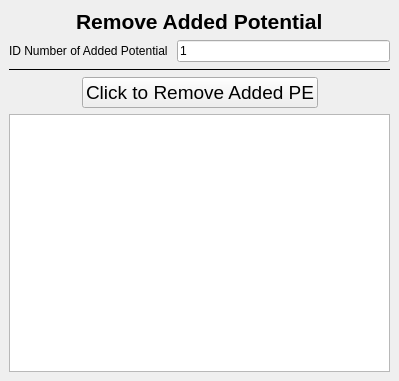
<?xml version="1.0" encoding="UTF-8"?>
<ui version="4.0">
 <class>RemoveBarrierDock</class>
 <widget class="QDockWidget" name="RemoveBarrierDock">
  <property name="geometry">
   <rect>
    <x>0</x>
    <y>0</y>
    <width>399</width>
    <height>381</height>
   </rect>
  </property>
  <property name="minimumSize">
   <size>
    <width>296</width>
    <height>248</height>
   </size>
  </property>
  <property name="features">
   <set>QDockWidget::DockWidgetFloatable|QDockWidget::DockWidgetMovable</set>
  </property>
  <property name="windowTitle">
   <string>RemoveAddedV Window</string>
  </property>
  <widget class="QWidget" name="dockWidgetContents">
   <layout class="QVBoxLayout" name="verticalLayout">
    <item>
     <layout class="QHBoxLayout" name="horizontalLayout_5">
      <item>
       <spacer name="horizontalSpacer_12">
        <property name="orientation">
         <enum>Qt::Horizontal</enum>
        </property>
        <property name="sizeHint" stdset="0">
         <size>
          <width>40</width>
          <height>20</height>
         </size>
        </property>
       </spacer>
      </item>
      <item>
       <widget class="QLabel" name="l_toplabel">
        <property name="font">
         <font>
          <pointsize>16</pointsize>
          <weight>75</weight>
          <bold>true</bold>
         </font>
        </property>
        <property name="text">
         <string>Remove Added Potential</string>
        </property>
        <property name="wordWrap">
         <bool>false</bool>
        </property>
       </widget>
      </item>
      <item>
       <spacer name="horizontalSpacer_13">
        <property name="orientation">
         <enum>Qt::Horizontal</enum>
        </property>
        <property name="sizeHint" stdset="0">
         <size>
          <width>40</width>
          <height>20</height>
         </size>
        </property>
       </spacer>
      </item>
     </layout>
    </item>
    <item>
     <layout class="QFormLayout" name="formLayout">
      <item row="0" column="1">
       <widget class="QLineEdit" name="le_number">
        <property name="text">
         <string>1</string>
        </property>
       </widget>
      </item>
      <item row="0" column="0">
       <widget class="QLabel" name="label">
        <property name="text">
         <string>ID Number of Added Potential </string>
        </property>
       </widget>
      </item>
     </layout>
    </item>
    <item>
     <widget class="Line" name="line_2">
      <property name="frameShadow">
       <enum>QFrame::Plain</enum>
      </property>
      <property name="lineWidth">
       <number>1</number>
      </property>
      <property name="orientation">
       <enum>Qt::Horizontal</enum>
      </property>
     </widget>
    </item>
    <item>
     <layout class="QHBoxLayout" name="horizontalLayout_4">
      <item>
       <spacer name="horizontalSpacer_7">
        <property name="orientation">
         <enum>Qt::Horizontal</enum>
        </property>
        <property name="sizeHint" stdset="0">
         <size>
          <width>40</width>
          <height>20</height>
         </size>
        </property>
       </spacer>
      </item>
      <item>
       <widget class="QPushButton" name="pb_ok">
        <property name="font">
         <font>
          <pointsize>14</pointsize>
          <weight>50</weight>
          <bold>false</bold>
         </font>
        </property>
        <property name="text">
         <string>Click to Remove Added PE</string>
        </property>
       </widget>
      </item>
      <item>
       <spacer name="horizontalSpacer_9">
        <property name="orientation">
         <enum>Qt::Horizontal</enum>
        </property>
        <property name="sizeHint" stdset="0">
         <size>
          <width>40</width>
          <height>20</height>
         </size>
        </property>
       </spacer>
      </item>
     </layout>
    </item>
    <item>
     <widget class="QTextEdit" name="te_removebarrier">
      <property name="readOnly">
       <bool>true</bool>
      </property>
     </widget>
    </item>
   </layout>
  </widget>
 </widget>
 <resources/>
 <connections/>
</ui>
